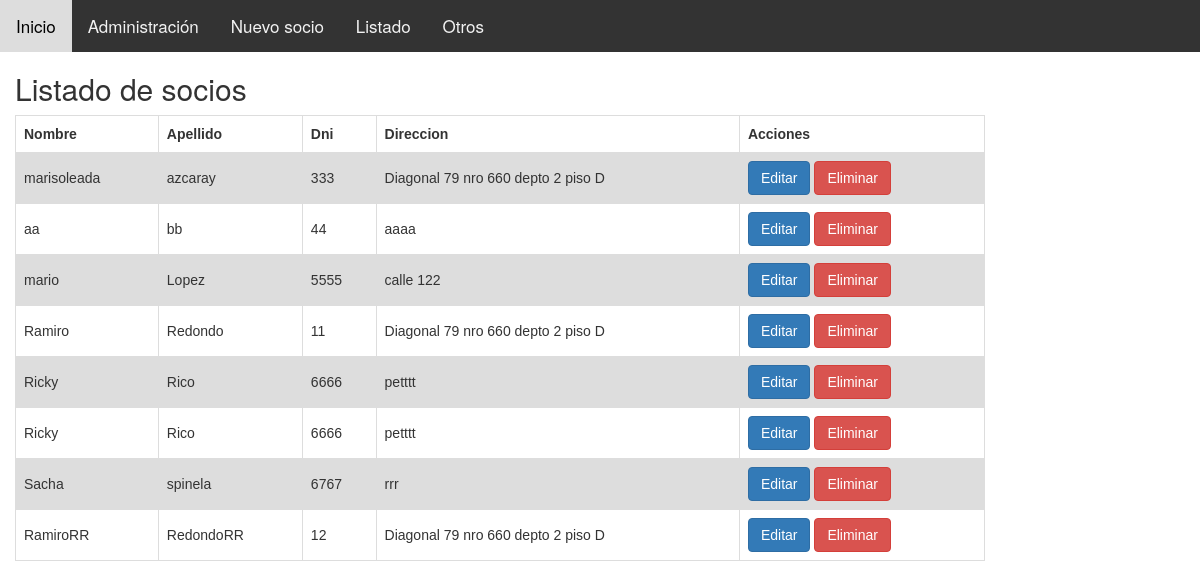
The app's page /index/listado, older data.
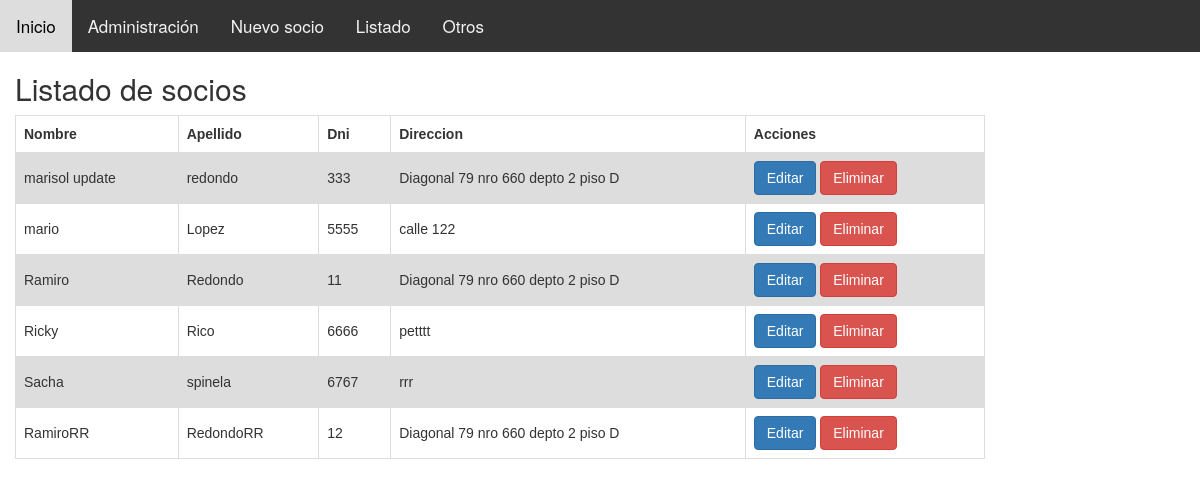
The same page, newer data.
### sistemasocioscap/models.py (models this page shows)
class Socio (models.Model):
	dni = models.IntegerField ()
	nombre = models.CharField(max_length= 200, help_text="Ingrese el nombre del usuario")
	apellido = models.CharField (max_length = 200)
	fecha_nacimiento = models.DateField(help_text="Ingrese el fecha de nacimiento en formato MES/DIA/AÑO")
	nrosocio = models.IntegerField ()
	direccion = models.CharField (max_length = 200)
	mail = models.EmailField(max_length=254, null=True)
	cbu = models.IntegerField (null=True)
	dar_baja = models.CharField(max_length=32,choices=[('si', 'Si'),('no', 'No')], default="",null = True, blank=True)
  	def get_absolute_url(self):
    		return reverse ('socio-detail', args=[str(self.id)])

### sistemasocioscap/views.py (the view)
class SocioList(ListView):
    model = Socio
    template_name = 'socio_listado.html'

### sistemasocioscap/templates/socio_listado.html (shortened to what this page needs)
{% extends "base_generic.html" %}
{% block content %}
<h2>Listado de socios</h2>
<table class="tablasocios" style="">
  {% if object_list %}
  <tr>
    <th scope="row">Nombre</th>
    <th>Apellido</th>
    <th>Dni </th>
    <th>Direccion</th>
    <th>Acciones</th>
  </tr>
  {% for socio in object_list %}
  <tr>
    <td>{{socio.nombre}}</td>
    <td>{{socio.apellido}}</td>
    <td>{{socio.dni}}</td>
    <td>{{socio.direccion}}</td>
    <td>
    	<a class="btn btn-primary" href="{% url 'socio_editar' socio.id %}">Editar</a>
    	<a class="btn btn-danger" href="{% url 'socio_eliminar' socio.id %}">Eliminar</a>
    </td>
  </tr>
  {% endfor %}
  {% else %}
  <h4>No exisen registros de socios</h4>
  {% endif %}
</table>
{% endblock %}
{% load static %}

Row changes from the older to the newer data that the page shows:
removed Socio: nombre "aa", apellido "bb", dni "44", direccion "aaaa"
removed Socio: nombre "Ricky", apellido "Rico", dni "6666", direccion "petttt"
changed Socio: nombre "marisoleada" → "marisol update"; apellido "azcaray" → "redondo"
